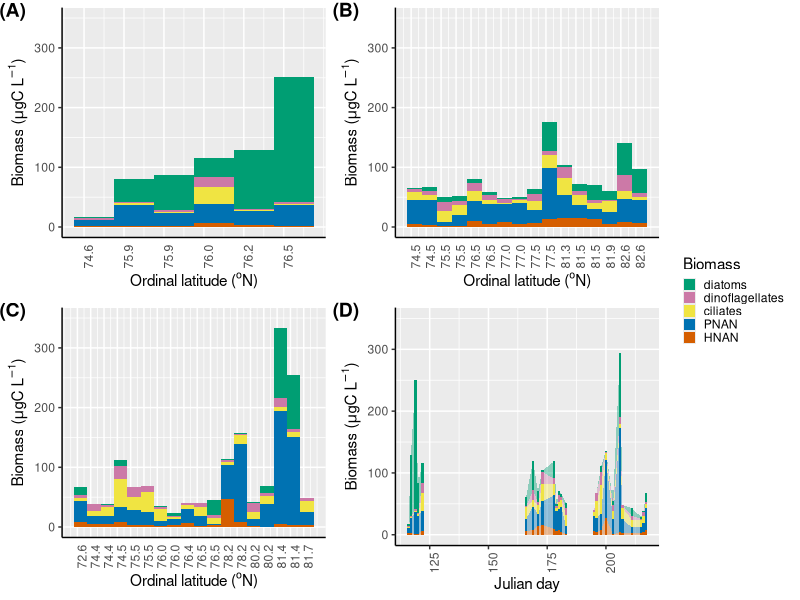
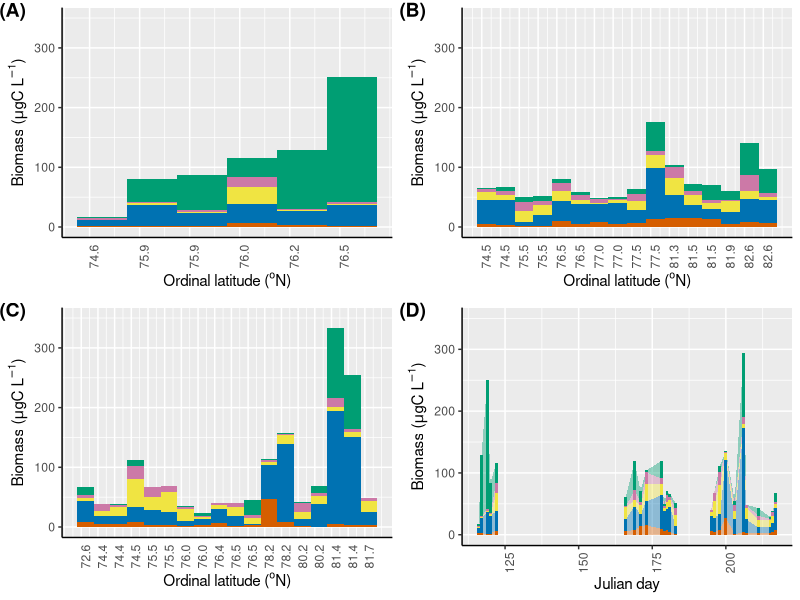

Recreate these plots in R, in order.
# This is a script that will produce a bar-plot
# representing biomasss contributions of different phytoplankton
# assemblages, organised by cruise, latitude and time-of-sampling

setwd('D:/Documents/')
# You will need to set the path to the location
# that you saved the following files
# 'Biomasses_40.csv'
# If you do not have a package, run the code 'install.packages('package name')'

Biomasses<-read.csv('Biomasses_40.csv')
# Read the data

cruises<-Biomasses$cruises
# define a vector of cruises

J<-Biomasses$Julian
J<-(J/365)*12
J<-order(J)
Julian<-Biomasses$Julian[J]
# define a vector of time-of-sampling 

diatom_masses<-(rowSums(Biomasses[,5:55]))
dinoflagellate_masses<-(rowSums(Biomasses[,56:98]))
ciliate_masses<-(rowSums(Biomasses[,99:110]))
PNAN_masses<-(rowSums(Biomasses[,c(111,112)]))
HNAN_masses<-(rowSums(Biomasses[,c(113,114)]))
# Key groups
# HNAN: heterotrophic nanoflagellates
# PNAN: phototrophic nanoflagellates

biomasses<-as.data.frame(cbind(1:40,diatom_masses[J]/10^6,
dinoflagellate_masses[J]/10^6,
ciliate_masses[J]/10^6,PNAN_masses[J]/10^6,
HNAN_masses[J]/10^6,Julian))
colnames(biomasses)[2]<-'diatoms'
colnames(biomasses)[3]<-'dinoflagellates'
colnames(biomasses)[4]<-'ciliates'
colnames(biomasses)[5]<-'PNAN'
colnames(biomasses)[6]<-'HNAN'
colnames(biomasses)[7]<-'Julian'
# Define a data frame

for(i in 1:length(unique(Biomasses$Julian)) ) {
	rows<-which(biomasses$Julian==unique(biomasses$Julian)[i])
	if(i==1){
		bmas<-t(as.matrix(colSums(biomasses[rows,2:6])/length(rows)))
		jfix<-t(as.matrix(unique(biomasses$Julian)[i]))
		pooled<-cbind(bmas,jfix)
	} else  {
		bmas<-t(as.matrix(colSums(biomasses[rows,2:6])/length(rows)))
		jfix<-t(as.matrix(unique(biomasses$Julian)[i]))
		new_row<-cbind(bmas,jfix)
		pooled<-rbind(pooled,new_row)
	}

}
pooled<-as.data.frame(pooled)
colnames(pooled)[6]<-'Julian'
# Pool the data by unique time-of-sampling

library('reshape2')
# Package for organising data frames

biomasses2<-melt(pooled,id.var='Julian')
# Organise data frame

library(ggplot2)
# Package for producing plots

colorBlindGrey8   <- c("#999999", "#E69F00", "#56B4E9", "#009E73", 
                       "#F0E442", "#0072B2", "#D55E00", "#CC79A7")
# Colour scheme (colourblind friendly)

#Produce a bar-plot organised by time-of-sampling
biomass_bars<-
ggplot(data=biomasses2,aes(fill=variable,y=value,x=Julian))+
geom_bar(position='stack',stat='identity',width=1)+
scale_fill_manual("Biomass", values = c("diatoms" = colorBlindGrey8[4], "dinoflagellates" = colorBlindGrey8[8], "ciliates" = colorBlindGrey8[5],
"PNAN"=colorBlindGrey8[6],"HNAN"=colorBlindGrey8[7]))+
xlab('Ordinal time (by Julian day)')+
ylim(c(0,350))+
ylab( expression(paste('Biomass',,' (',mu,'gC L'^-1,')')) )+
theme(legend.position='right',
axis.text.x=element_text(angle=90),
axis.line.x=element_line(),
axis.line.y=element_line(),
	legend.key.width= unit (1/3,'cm'),
	legend.key.height= unit (1/3,'cm'))
# Produce a bar-plot of phytoplankton assemblage contributions across the pooled dataset

library(cowplot)
# Package for manipulating plots

legend<-cowplot::get_legend(biomass_bars) #extract legend

block_1<-biomasses2[which(biomasses2$Julian <125),]
block_2<-biomasses2[which(biomasses2$Julian <187 & biomasses2$Julian >150),]
block_3<-biomasses2[which(biomasses2$Julian >187),]
# Define durations of individual cruises for linear interpolations

# Bar-plot organised by time with linear interpolations within cruises
biomass_bars<-
ggplot(data=biomasses2,aes(fill=variable,y=value,x=Julian))+
geom_area(data=block_1, position = 'stack', alpha=0.4) +
geom_area(data=block_2, position = 'stack', alpha=0.4) +
geom_area(data=block_3, position = 'stack', alpha=0.4) +
geom_bar(position='stack',stat='identity',width=1)+
scale_fill_manual("Biomass", values = c("diatoms" = colorBlindGrey8[4], "dinoflagellates" = colorBlindGrey8[8], "ciliates" = colorBlindGrey8[5],
"PNAN"=colorBlindGrey8[6],"HNAN"=colorBlindGrey8[7]))+
xlab('Julian day')+
ylim(c(0,350))+
ylab( expression(paste('Biomass',,' (',mu,'gC L'^-1,')')) )+
theme(legend.position='none',
axis.text.x=element_text(angle=90),
axis.line.x=element_line(),
axis.line.y=element_line(),
	legend.key.width= unit (1/3,'cm'),
	legend.key.height= unit (1/3,'cm'))

select<-which(cruises=='Spring_2018')
lat<-Biomasses$Lat[select]
lat_Spring_2018<-lat
lat<-order(lat)
lat_Spring_2018<-lat_Spring_2018[lat]
# Extract latitudes of samples for spring 2018 cruise

biomasses<-as.data.frame(cbind(1:length(lat),diatom_masses[select][lat]/10^6,
dinoflagellate_masses[select][lat]/10^6,
ciliate_masses[select][lat]/10^6,PNAN_masses[select][lat]/10^6,
HNAN_masses[select][lat]/10^6))
colnames(biomasses)[2]<-'diatoms'
colnames(biomasses)[3]<-'dinoflagellates'
colnames(biomasses)[4]<-'ciliates'
colnames(biomasses)[5]<-'PNAN'
colnames(biomasses)[6]<-'HNAN'
biomasses2<-melt(biomasses,id.var='V1')
# Produce a data frame organised by individual cruises and ordinal latitude

# Plot the spring 2018 samples by ordinal latitude
spring_2018_biomass<-
ggplot(data=biomasses2,aes(fill=variable,y=value,x=V1))+
geom_bar(position='stack',stat='identity',width=1)+
scale_fill_manual("Biomass", values = c("diatoms" = colorBlindGrey8[4], "dinoflagellates" = colorBlindGrey8[8], "ciliates" = colorBlindGrey8[5],
"PNAN"=colorBlindGrey8[6],"HNAN"=colorBlindGrey8[7]))+
xlab( expression(paste('Ordinal latitude',,' ('^o,'N)')) )+
ylim(c(0,350))+
scale_x_continuous(breaks=c(1:length(lat))-0.25, labels=format(round(lat_Spring_2018,digits=1),nsmall=1) )+
ylab( expression(paste('Biomass',,' (',mu,'gC L'^-1,')')) )+
theme(legend.position='none',
axis.ticks.x=element_blank(),
axis.text.x=element_text(angle=90),
axis.line.x=element_line(),
axis.line.y=element_line(),
	legend.key.width= unit (1/3,'cm'),
	legend.key.height= unit (1/3,'cm'))

select<-which(cruises=='Summer_2018')
lat<-Biomasses$Lat[select]
lat_Summer_2018<-lat
lat<-order(lat)
lat_Summer_2018<-lat_Summer_2018[lat]
# Extract latitudes of samples for summer 2018 cruise

biomasses<-as.data.frame(cbind(1:length(lat),diatom_masses[select][lat]/10^6,
dinoflagellate_masses[select][lat]/10^6,
ciliate_masses[select][lat]/10^6,PNAN_masses[select][lat]/10^6,
HNAN_masses[select][lat]/10^6))
colnames(biomasses)[2]<-'diatoms'
colnames(biomasses)[3]<-'dinoflagellates'
colnames(biomasses)[4]<-'ciliates'
colnames(biomasses)[5]<-'PNAN'
colnames(biomasses)[6]<-'HNAN'
biomasses2<-melt(biomasses,id.var='V1')
# Produce a data frame organised by individual cruises and ordinal latitude

# Plot the summer 2018 samples by ordinal latitude
summer_2018_biomass<-
ggplot(data=biomasses2,aes(fill=variable,y=value,x=V1))+
geom_bar(position='stack',stat='identity',width=1)+
scale_fill_manual("Biomass", values = c("diatoms" = colorBlindGrey8[4], "dinoflagellates" = colorBlindGrey8[8], "ciliates" = colorBlindGrey8[5],
"PNAN"=colorBlindGrey8[6],"HNAN"=colorBlindGrey8[7]))+
xlab( expression(paste('Ordinal latitude',,' ('^o,'N)')) )+
ylim(c(0,350))+
scale_x_continuous(breaks=c(1:length(lat))-0.25, labels=format(round(lat_Summer_2018,digits=1),nsmall=1) )+
ylab( expression(paste('Biomass',,' (',mu,'gC L'^-1,')')) )+
theme(legend.position='none',
axis.ticks.x=element_blank(),
axis.text.x=element_text(angle=90),
axis.line.x=element_line(),
axis.line.y=element_line(),
	legend.key.width= unit (1/3,'cm'),
	legend.key.height= unit (1/3,'cm'))


select<-which(cruises=='Summer_2017')
lat<-Biomasses$Lat[select]
lat_Summer_2017<-lat
lat<-order(lat)
lat_Summer_2017<-lat_Summer_2017[lat]
# Extract latitudes of samples for summer 2017 cruise

biomasses<-as.data.frame(cbind(1:length(lat),diatom_masses[select][lat]/10^6,
dinoflagellate_masses[select][lat]/10^6,
ciliate_masses[select][lat]/10^6,PNAN_masses[select][lat]/10^6,
HNAN_masses[select][lat]/10^6))
colnames(biomasses)[2]<-'diatoms'
colnames(biomasses)[3]<-'dinoflagellates'
colnames(biomasses)[4]<-'ciliates'
colnames(biomasses)[5]<-'PNAN'
colnames(biomasses)[6]<-'HNAN'
biomasses2<-melt(biomasses,id.var='V1')
# Produce a data frame organised by individual cruises and ordinal latitude

# Plot the summer_2017 samples by ordinal latitude
summer_2017_biomass<-
ggplot(data=biomasses2,aes(fill=variable,y=value,x=V1))+
geom_bar(position='stack',stat='identity',width=1)+
scale_fill_manual("Biomass", values = c("diatoms" = colorBlindGrey8[4], "dinoflagellates" = colorBlindGrey8[8], "ciliates" = colorBlindGrey8[5],
"PNAN"=colorBlindGrey8[6],"HNAN"=colorBlindGrey8[7]))+
xlab( expression(paste('Ordinal latitude',,' ('^o,'N)')) )+
ylim(c(0,350))+
scale_x_continuous(breaks=c(1:length(lat))-0.25, labels=format(round(lat_Summer_2017,digits=1),nsmall=1) )+
ylab( expression(paste('Biomass',,' (',mu,'gC L'^-1,')')) )+
theme(legend.position='none',
axis.ticks.x=element_blank(),
axis.text.x=element_text(angle=90),
axis.line.x=element_line(),
axis.line.y=element_line(),
	legend.key.width= unit (1/3,'cm'),
	legend.key.height= unit (1/3,'cm'))

library(ggpubr)
# Package for combing plots

plot_1<-ggarrange(spring_2018_biomass,summer_2018_biomass,summer_2017_biomass,
biomass_bars,labels=c('(A)','(B)', '(C)','(D)'),hjust=.02,vjust=1.2)
ggarrange(plot_1,legend,nrow=1,widths=c(1,0.2))
# combine the plots

plot_1
# show the plot with all the sub-plots included 



